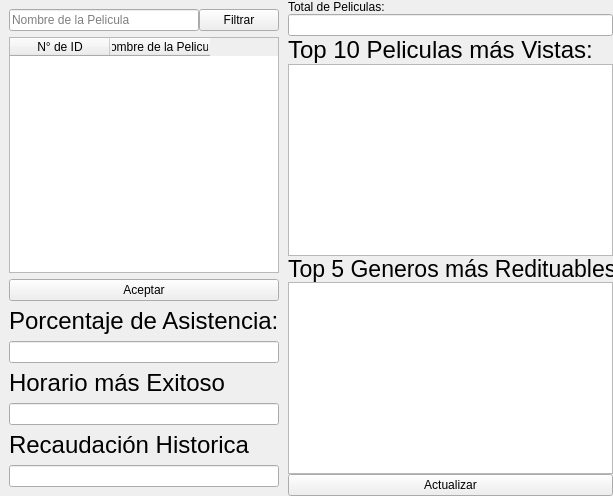
                   <widget class="QWidget" name="tab_2">
                    <attribute name="title">
                     <string>Peliculas</string>
                    </attribute>
                    <layout class="QHBoxLayout" name="horizontalLayout_17">
                     <property name="spacing">
                      <number>0</number>
                     </property>
                     <property name="leftMargin">
                      <number>0</number>
                     </property>
                     <property name="topMargin">
                      <number>0</number>
                     </property>
                     <property name="rightMargin">
                      <number>0</number>
                     </property>
                     <property name="bottomMargin">
                      <number>0</number>
                     </property>
                     <item>
                      <widget class="QWidget" name="widget_16" native="true">
                       <layout class="QHBoxLayout" name="horizontalLayout_18">
                        <property name="spacing">
                         <number>0</number>
                        </property>
                        <property name="leftMargin">
                         <number>0</number>
                        </property>
                        <property name="topMargin">
                         <number>0</number>
                        </property>
                        <property name="rightMargin">
                         <number>0</number>
                        </property>
                        <property name="bottomMargin">
                         <number>0</number>
                        </property>
                        <item>
                         <widget class="QWidget" name="widget_19" native="true">
                          <layout class="QVBoxLayout" name="verticalLayout_19">
                           <item>
                            <layout class="QHBoxLayout" name="horizontalLayout_19">
                             <property name="spacing">
                              <number>0</number>
                             </property>
                             <item>
                              <widget class="QLineEdit" name="filtro_nombre_estadistica">
                               <property name="placeholderText">
                                <string>Nombre de la Pelicula</string>
                               </property>
                              </widget>
                             </item>
                             <item>
                              <widget class="QPushButton" name="btn_filtrar">
                               <property name="text">
                                <string>Filtrar</string>
                               </property>
                              </widget>
                             </item>
                            </layout>
                           </item>
                           <item>
                            <widget class="QTableWidget" name="tabla_estadistica_peli">
                             <column>
                              <property name="text">
                               <string>N° de ID</string>
                              </property>
                             </column>
                             <column>
                              <property name="text">
                               <string>Nombre de la Pelicula</string>
                              </property>
                             </column>
                            </widget>
                           </item>
                           <item>
                            <widget class="QPushButton" name="btn_calcular_peliculas">
                             <property name="text">
                              <string>Aceptar</string>
                             </property>
                            </widget>
                           </item>
                           <item>
                            <widget class="QLabel" name="label_8">
                             <property name="font">
                              <font>
                               <family>MS Shell Dlg 2</family>
                               <pointsize>18</pointsize>
                               <weight>9</weight>
                               <italic>false</italic>
                               <bold>false</bold>
                              </font>
                             </property>
                             <property name="styleSheet">
                              <string notr="true">font: 75 18pt &quot;MS Shell Dlg 2&quot;;</string>
                             </property>
                             <property name="text">
                              <string>Porcentaje de Asistencia:</string>
                             </property>
                            </widget>
                           </item>
                           <item>
                            <widget class="QLineEdit" name="lineEdit_porcentaje_asistencia"/>
                           </item>
                           <item>
                            <widget class="QLabel" name="label_9">
                             <property name="font">
                              <font>
                               <family>MS Shell Dlg 2</family>
                               <pointsize>18</pointsize>
                               <weight>9</weight>
                               <italic>false</italic>
                               <bold>false</bold>
                              </font>
                             </property>
                             <property name="styleSheet">
                              <string notr="true">font: 75 18pt &quot;MS Shell Dlg 2&quot;;</string>
                             </property>
                             <property name="text">
                              <string>Horario más Exitoso</string>
                             </property>
                            </widget>
                           </item>
                           <item>
                            <widget class="QLineEdit" name="lineEdit_horario_mas_exitoso"/>
                           </item>
                           <item>
                            <widget class="QLabel" name="label_10">
                             <property name="font">
                              <font>
                               <family>MS Shell Dlg 2</family>
                               <pointsize>18</pointsize>
                               <weight>9</weight>
                               <italic>false</italic>
                               <bold>false</bold>
                              </font>
                             </property>
                             <property name="styleSheet">
                              <string notr="true">font: 75 18pt &quot;MS Shell Dlg 2&quot;;</string>
                             </property>
                             <property name="text">
                              <string>Recaudación Historica</string>
                             </property>
                            </widget>
                           </item>
                           <item>
                            <widget class="QLineEdit" name="lineEdit_recaudadcion_historica"/>
                           </item>
                          </layout>
                         </widget>
                        </item>
                        <item>
                         <widget class="QWidget" name="widget_18" native="true">
                          <property name="maximumSize">
                           <size>
                            <width>10</width>
                            <height>16777215</height>
                           </size>
                          </property>
                          <property name="styleSheet">
                           <string notr="true"> background-color: #aa55ff;</string>
                          </property>
                         </widget>
                        </item>
                       </layout>
                      </widget>
                     </item>
                     <item>
                      <widget class="QWidget" name="widget_17" native="true">
                       <property name="maximumSize">
                        <size>
                         <width>325</width>
                         <height>16777215</height>
                        </size>
                       </property>
                       <property name="sizeIncrement">
                        <size>
                         <width>0</width>
                         <height>0</height>
                        </size>
                       </property>
                       <layout class="QVBoxLayout" name="verticalLayout_18">
                        <property name="spacing">
                         <number>0</number>
                        </property>
                        <property name="leftMargin">
                         <number>0</number>
                        </property>
                        <property name="topMargin">
                         <number>0</number>
                        </property>
                        <property name="rightMargin">
                         <number>0</number>
                        </property>
                        <property name="bottomMargin">
                         <number>0</number>
                        </property>
                        <item>
                         <widget class="QLabel" name="label_7">
                          <property name="styleSheet">
                           <string notr="true">font: 75 18pt &quot;MS Shell Dlg 2&quot;;</string>
                          </property>
                          <property name="text">
                           <string>Total de Peliculas:</string>
                          </property>
                         </widget>
                        </item>
                        <item>
                         <widget class="QLineEdit" name="total_peliculas"/>
                        </item>
                        <item>
                         <widget class="QLabel" name="label_5">
                          <property name="font">
                           <font>
                            <family>MS Shell Dlg 2</family>
                            <pointsize>18</pointsize>
                            <weight>9</weight>
                            <italic>false</italic>
                            <bold>false</bold>
                           </font>
                          </property>
                          <property name="styleSheet">
                           <string notr="true">font: 75 18pt &quot;MS Shell Dlg 2&quot;;</string>
                          </property>
                          <property name="text">
                           <string>Top 10 Peliculas más Vistas:</string>
                          </property>
                         </widget>
                        </item>
                        <item>
                         <widget class="QTextEdit" name="textEdit_top10_peliculas"/>
                        </item>
                        <item>
                         <widget class="QLabel" name="label_6">
                          <property name="font">
                           <font>
                            <family>MS Shell Dlg 2</family>
                            <pointsize>17</pointsize>
                            <weight>9</weight>
                            <italic>false</italic>
                            <bold>false</bold>
                           </font>
                          </property>
                          <property name="styleSheet">
                           <string notr="true">font: 75 17pt &quot;MS Shell Dlg 2&quot;;</string>
                          </property>
                          <property name="text">
                           <string>Top 5 Generos más Redituables:</string>
                          </property>
                         </widget>
                        </item>
                        <item>
                         <widget class="QTextEdit" name="textEdit_top5_generos"/>
                        </item>
                        <item>
                         <widget class="QPushButton" name="btn_actualizar_estadisticas_peliculas">
                          <property name="text">
                           <string>Actualizar</string>
                          </property>
                         </widget>
                        </item>
                       </layout>
                      </widget>
                     </item>
                    </layout>
                   </widget>
